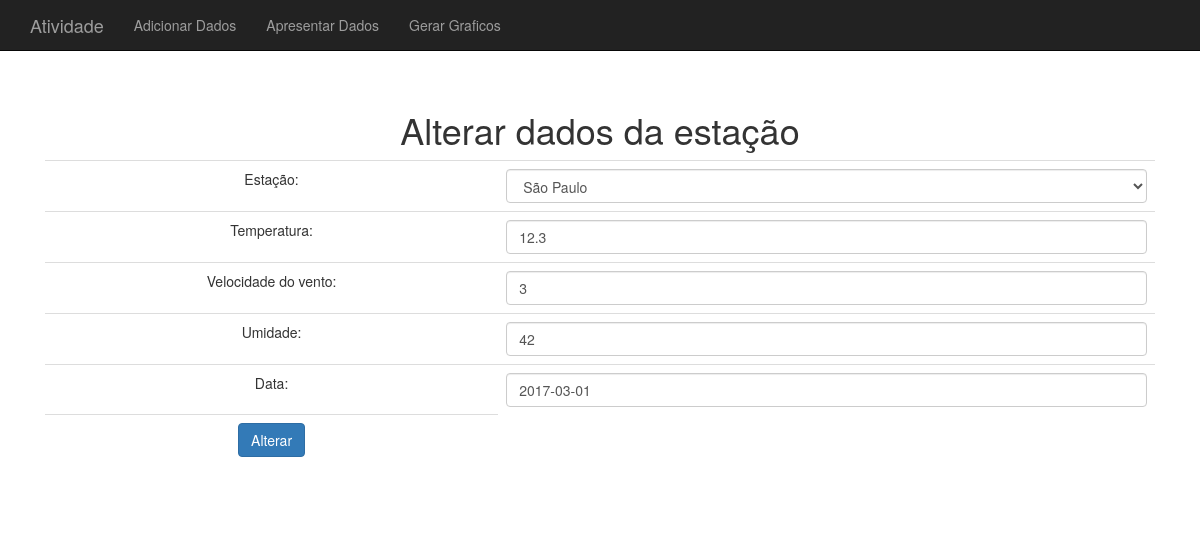
The app's page /view/altera-formulario.php?id=1 with its own data.
### tables this page shows
CREATE TABLE `dados` (
  `id` int(11) NOT NULL AUTO_INCREMENT,
  `estacao_id` int(11) NOT NULL,
  `temperatura` float DEFAULT NULL,
  `velocidade_vento` float DEFAULT NULL,
  `umidade` float DEFAULT NULL,
  `data` varchar(250) DEFAULT NULL,
  PRIMARY KEY (`id`)
);

### dao/estacoes-DAO.php (called while the page is built)
<?php
function listaEstacoes($conexao){
    $estacoes = array();
    $query = "select * from estacoes";
    $resultado = mysqli_query($conexao, $query);
    while($estacao = mysqli_fetch_assoc($resultado)){
        array_push($estacoes, $estacao);
    }
    return $estacoes;
}
?>

### dao/dados-estacoes-DAO.php (called while the page is built, shortened)
<?php
function buscaDado($conexao, $id){
    $query= "select * from dados where id = {$id}";
    $resultado = mysqli_query($conexao, $query);
    return mysqli_fetch_assoc($resultado);
}

### view/altera-formulario.php (the view, shortened to what this page needs)
<?php
	include("cabecalho.php");
    include("../util/conecta.php");
    include("../dao/dados-estacoes-DAO.php");
    include("../dao/estacoes-DAO.php");
    $id=$_GET['id'];
    $dado=buscaDado($conexao, $id);
    $estacoes = listaEstacoes($conexao);
 ?>
    <h1>Alterar dados da estação</h1>
    <form action="../controller/altera-dado-estacoes.php" method="post">
        <table class="table">
            <tr>
                <td>Estação:</td>
                <td>
                    <select name="estacao_id" class="form-control">
                        <?php foreach ($estacoes as $estacao):
                            $estacaoAtual = $dado['estacao_id'] == $estacao['id'];
                            $selecao = $estacaoAtual ? "selected='selected'" : "";
                            ?>
                            <option value ="<?=$estacao['id']?>" <?=$selecao?>>
                                <?=$estacao['nome']?>
                            </option>
                        <?php endforeach?>
                    </select>
                </td>
            </tr>
            <tr>
                <td>Temperatura:</td>
                <td><input class="form-control" required="required" type="number" step="0.01" name="temperatura" value="<?=$dado['temperatura'] ?>"></td>
            </tr>
            <tr>
                <td>Velocidade do vento:</td>
                <td><input class="form-control" required="required" type="number" name="velocidadeVento" value="<?=$dado['velocidade_vento'] ?>"></td>
            </tr>
            <tr>
                <td>Umidade:</td>
                <td><input class="form-control" required="required" type="number" name="umidade" value="<?=$dado['umidade'] ?>"></td>
            </tr>
            <tr>
                <td>Data:</td>
                <td><input class="form-control" required="required" type="text" name="data" value="<?=$dado['data'] ?>"></td>
            </tr>
            <tr>
                <td><button class="btn btn-primary" type="submit">Alterar</button></td>
            </tr>
        </table>
    </form>
<?php include("rodape.php"); ?>

### css/atividade.css (style rules this page uses)
body { padding-top: 50px; }

### records on screen
dados: temperatura "12.3", velocidadeVento "3", umidade "42", data "2017-03-01"

### other values on screen
form field estacao_id "São Paulo"
